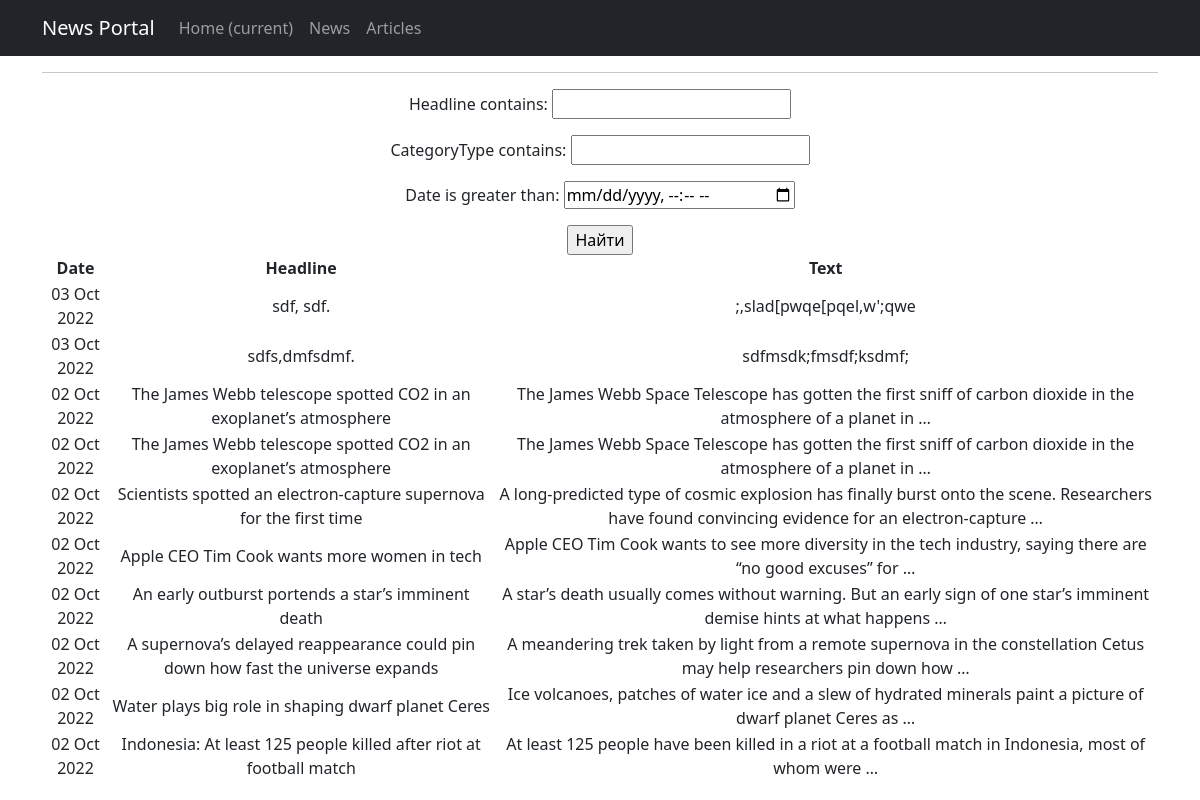
Page /news/search/ on the earlier database version.
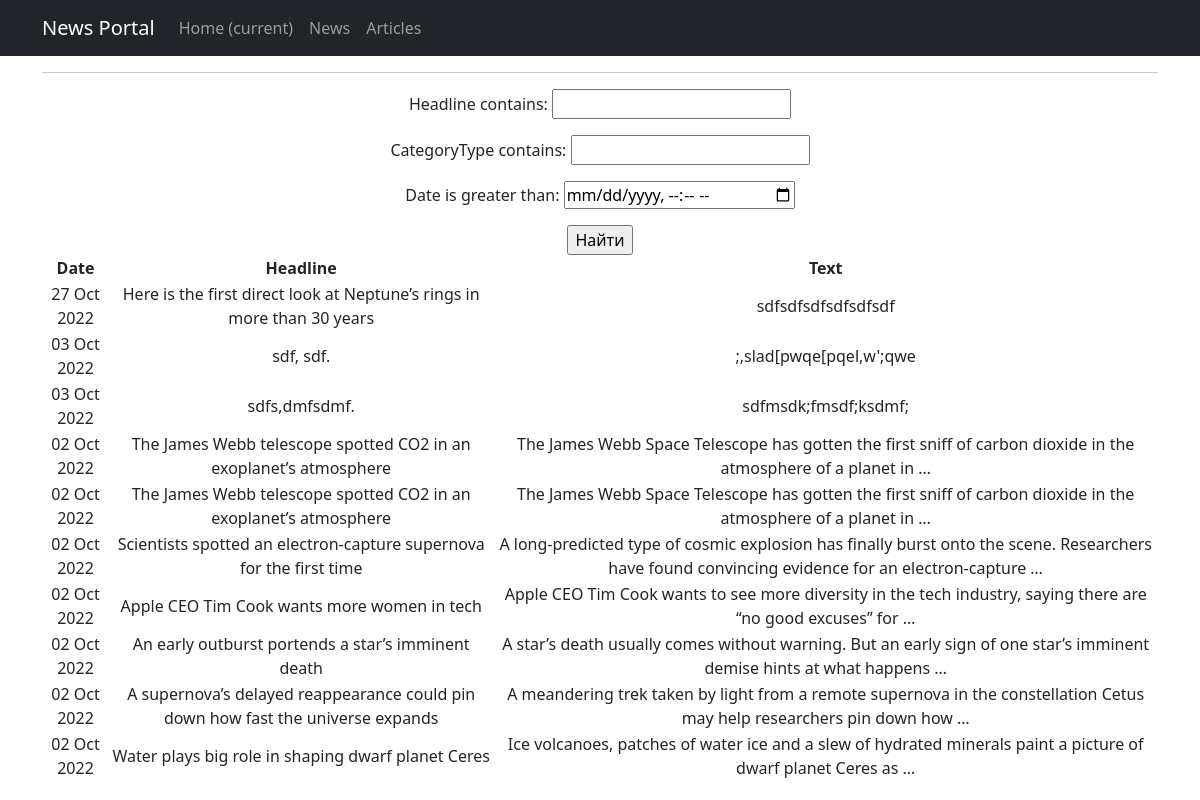
Same page on the later database version.
### NewsPortal/models.py (models this page shows, shortened)
class Post(models.Model):
    author = models.ForeignKey(Author, on_delete=models.CASCADE)
    NEWS = 'NI'
    ARTICLE = 'AR'
    CATEGORY_CHOICES = (
        (NEWS, 'Новость'),
        (ARTICLE, 'Статья')
    )
    categoryType = models.CharField(max_length=2, choices=CATEGORY_CHOICES, default=NEWS)
    date = models.DateTimeField(auto_now_add=True)
    postCategory = models.ManyToManyField(Category, through='PostCategory')
    headline = models.CharField(max_length=128)
    text = models.TextField()
    rating = models.SmallIntegerField(default=0)

### NewsPortal/views.py (the view)
# urls.py: path('search/', PostSearch.as_view(), name='post_search'),
class PostSearch(ListView):
    model = Post
    ordering = '-date'
    template_name = 'post_search.html'
    context_object_name = 'posts'
    paginate_by = 10
    def get_queryset(self):
        queryset = super().get_queryset()
        self.filterset = PostFilter(self.request.GET, queryset)
        return self.filterset.qs
    def get_context_data(self, **kwargs):
        context = super().get_context_data(**kwargs)
        context['filterset'] = self.filterset
        return context

### NewsPortal/templatetags/custom_filters.py (called while the page is built)
@register.filter()
def censor(text):
    sp = text.split()
    sp2 = []
    for i in sp:
        if i.lower() in BAD_WORDS:
            sp2.append(i[0] + (len(i) - 1) * '*')
        else:
            sp2.append(i)
    return " ".join(sp2)

### NewsPortal/templates/post_search.html (shortened to what this page needs)
{% extends 'flatpages/default.html' %}
{% load custom_filters %}
{% load custom_tags %}
{% block content %}
   <hr>
   <form action="" method="get">
       {{ filterset.form.as_p }}
       <input type="submit" value="Найти" />
   </form>
   {% if posts %}
       <table>
           <tr>
               <td><b>Date</b></td>
               <td><b>Headline</b></td>
               <td><b>Text</b></td>
           </tr>
           {% for post in posts %}
           <tr>
               <td>{{ post.date|date:'d M Y' }}</td>
               <td>{{ post.headline|censor }}</td>
               <td>{{ post.text|truncatewords:20|censor }}</td>
           </tr>
           {% endfor %}
       </table>
   {% else %}
       <h2>Новостей нет!</h2>
   {% endif %}
{% endblock content %}

Differences in the rows shown:
no longer on this page (row unchanged): Post: date "02 Oct 2022", headline|censor "Indonesia: At least 125 people killed after riot at football match", text|censor "At least 125 people have been killed in a riot at a football match in Indonesia, most of whom were …"
added Post: date "27 Oct 2022", headline|censor "Here is the first direct look at Neptune’s rings in more than 30 years", text|censor "sdfsdfsdfsdfsdfsdf"
